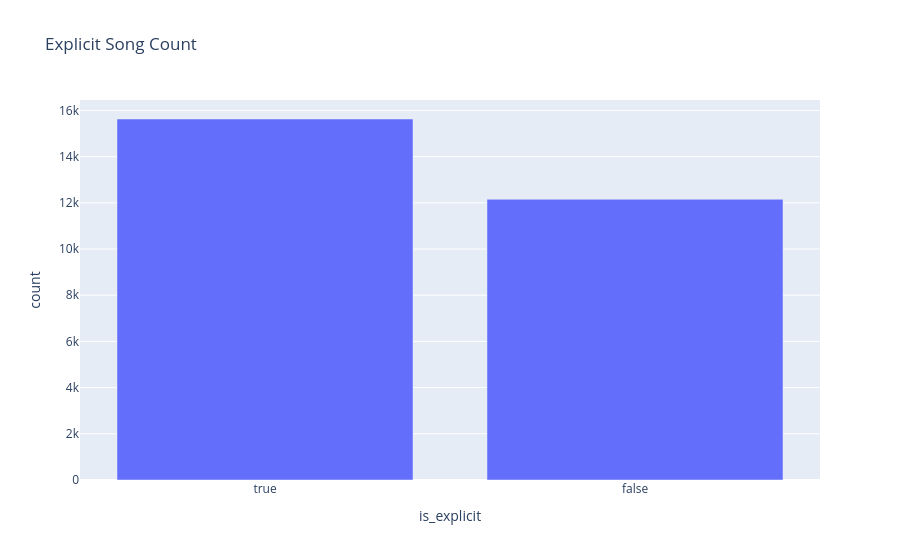

Notebook code for this chart:
### Code cell
px.bar(df["is_explicit"].value_counts().reset_index(),x="is_explicit",y="count",title="Explicit Song Count")

### Figure 1 — Plotly figure (JSON) as saved in the notebook; plotly's stock layout.template omitted (floating-point values rounded to 4 significant figures)
{"data": [{"hovertemplate": "is_explicit=%{x}<br>count=%{y}<extra></extra>", "legendgroup": "", "marker": {"color": "#636efa", "pattern": {"shape": ""}}, "name": "", "orientation": "v", "showlegend": false, "textposition": "auto", "type": "bar", "x": [true, false], "xaxis": "x", "y": [15629, 12152], "yaxis": "y"}], "layout": {"barmode": "relative", "legend": {"tracegroupgap": 0}, "title": {"text": "Explicit Song Count"}, "xaxis": {"anchor": "y", "domain": [0, 1], "title": {"text": "is_explicit"}}, "yaxis": {"anchor": "x", "domain": [0, 1], "title": {"text": "count"}}}}
